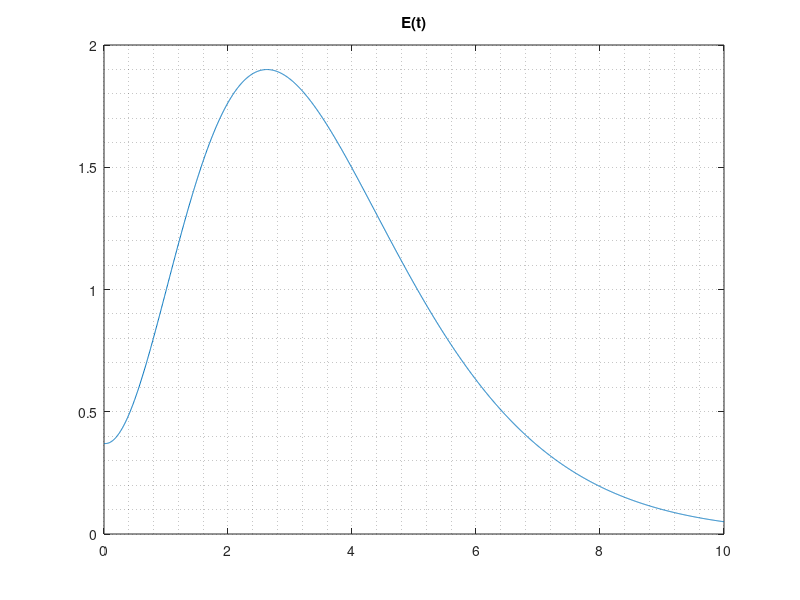
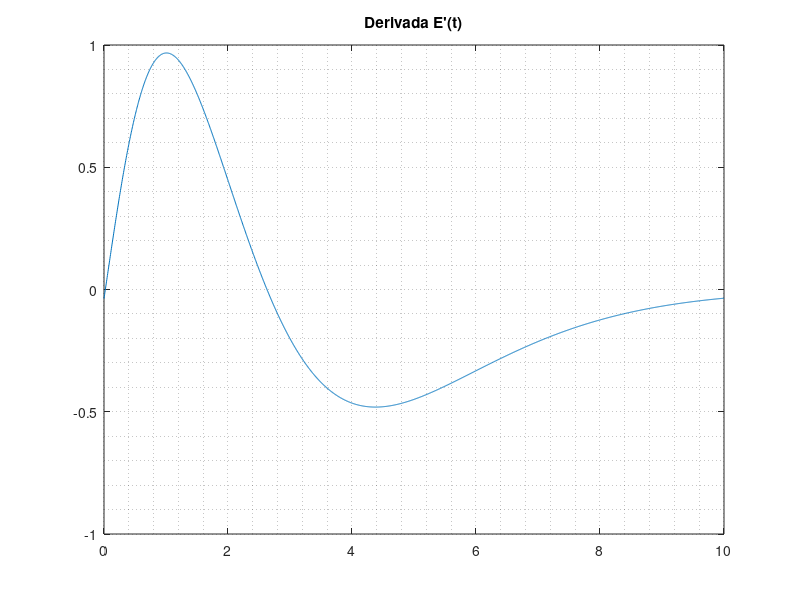

Recreate these plots in MATLAB, in order. (Note: this script raises an error after producing the figures.)
clear all;clc


E = @(t) (((t+1/3).^3) + 1/3).* (e.^-t);
dE = @(t) (-27*e.^(-t).*t.^3 + 54*e.^(-t).*t.^2 + 45*e.^(-t).*t - e.^(-t))/27;
d2E = @(t) (27*e^(-t)*t^3 -135*e^(-t)*t^2 + 63*e^(-t)*t + 46*e^(-t))/27;
d3E = @(t) (-27*e^(-t)*t^3 + 216*e^(-t)*t^2 + -333*e^(-t)*t +17* e^(-t))/27;

Ea = @(t) (( (t+(1/3)).^3 + (1/3)).* (e.^(-t))) -1.5;
tol = 1e-5;

figure(1)
xspace=linspace(0,10,2000);
plot(xspace,E(xspace))
grid minor;
title("E(t)")

figure(2)
plot(xspace,dE(xspace))
title("Derivada E'(t)")
grid minor;

disp("a)")############################################
disp("\nRaiz 1")
disp("Biseccion")
[xa1_b,ha1_b,ita1_b] = biseccion(Ea,1,2,100,10^-2);
xa1_b
ita1_b
disp("Newton")
[xa1,ha1,ita1] = newton(Ea,dE,xa1_b,100,tol);
xa1
ita1
disp("")

disp("\nRaiz 2")
disp("Biseccion")
[xa2_b,ha2_b,ita2_b] = biseccion(Ea,3,6,100,10^-2);
xa2_b
ita2_b

disp("Newton")
[xa2,ha2,ita2] = newton(Ea,dE,xa2_b,100,tol);
xa2
ita2
disp("")

disp("La Energia es igual a 1.5 en los puntos")
[xa1;xa2]

disp("b)")############################################
disp("Newton")
[xb,hb,itb] = newton(dE,d2E,2.5,100,tol)
disp("\nEl maximo de energia se encuentra en")
xb


disp("\nc)")############################################
disp("Biseccion")
[x3_b,h3_b,it3_b] = biseccion(d2E,0,4,100,10^-2);
x3_b
it3_b

disp("Newton")
[x3,h3,it3] = newton(d2E,d3E,x3_b,100,tol);
x3
it3
disp("")

disp("\nLa tasa de crecimiento maxima esta en")
x3
